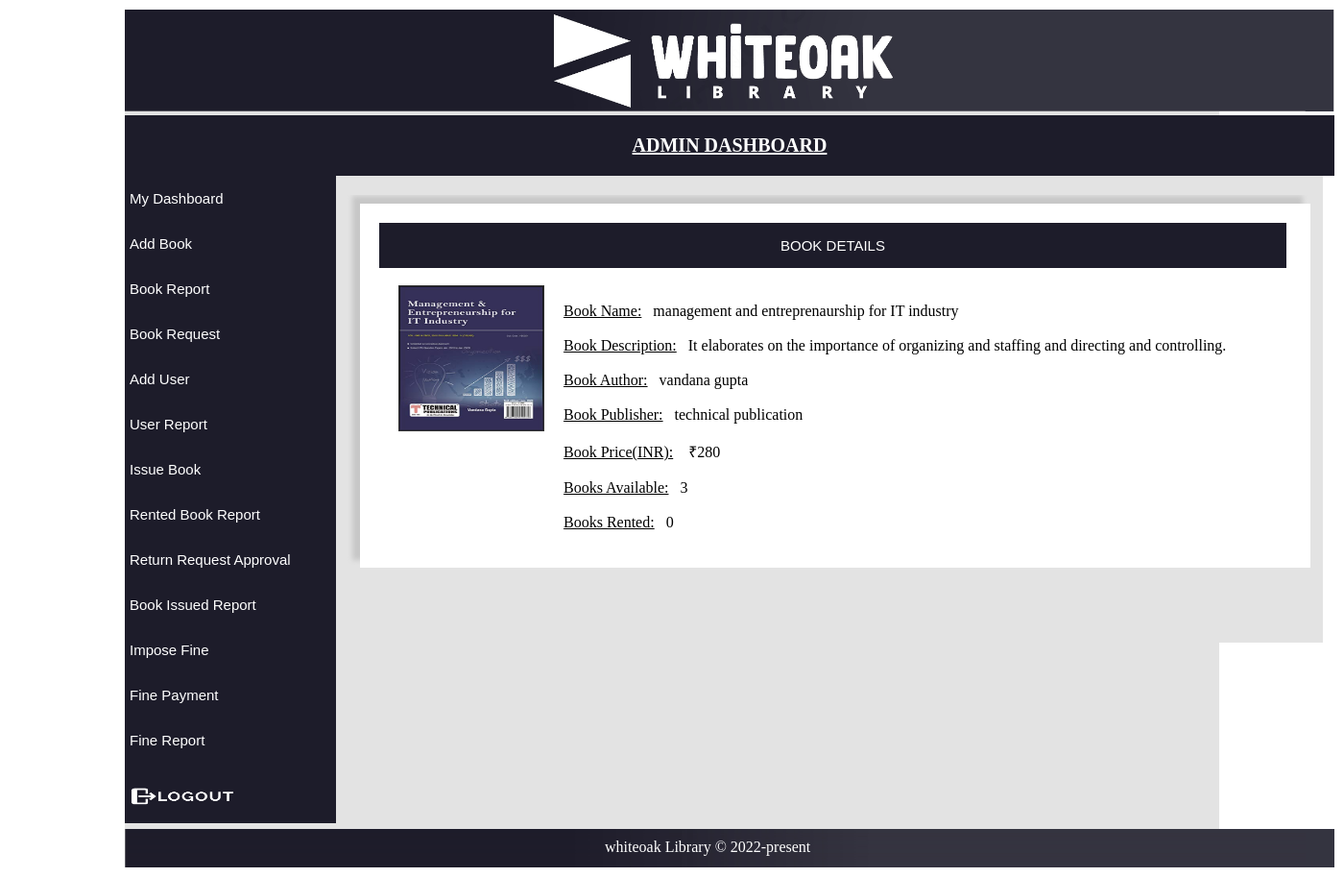
Page /admin_service_dashboard.php?viewid=1 (signed in) on the committed database.
### tables this page shows
CREATE TABLE `book` (
  `id` int(11) NOT NULL,
  `bookpic` varchar(25) NOT NULL,
  `bookname` varchar(50) NOT NULL,
  `bookdescription` varchar(150) NOT NULL,
  `bookauthor` varchar(25) NOT NULL,
  `bookpublication` varchar(50) NOT NULL,
  `bookprice` int(11) NOT NULL,
  `bookquantity` int(11) NOT NULL,
  `bookavailable` int(11) NOT NULL,
  `bookrented` int(11) NOT NULL
);

### db.php (called while the page is built, shortened)
<?php
class db{
    function setconnection(){
        try{
            $this->connection = new PDO("mysql:host=localhost; dbname=library_management_system","root","");
        }catch(PDOException $e){
            echo "connection failed";
        }
    }
}

### data_class.php (called while the page is built, shortened)
<?php
include("db.php");
class data extends db{
    function getbook(){
        $q = "select * from book";
        $data = $this->connection->query($q);
        return $data;
    }
    function getbookdetail($id){
        $q="select * from book where id ='$id'";
        $data=$this->connection->query($q);
        return $data;
    }
}

### admin_service_dashboard.php (the view, shortened to what this page needs)
<?php
include("data_class.php");
?>
<!DOCTYPE html>
<html>
    <head>
        <link rel="stylesheet" href="">
    </head>
    <body>
        <div class="container">
        <img src="pictures/logo.jpg" id="logo" height="auto" width="1260px">
        <div class="adminbutton"><div class="admintext"><b><u>ADMIN DASHBOARD</u></b></div></div>
        <div class="leftcontainer">
            <button class="sidebutton" onclick="openpart('dashboard')"><span>My Dashboard</span></button><br>
            <button class="sidebutton" onclick="openpart('addbook')"><span>Add Book</span></button><br>
            <button class="sidebutton" onclick="openpart('bookreport')"><span>Book Report</span></button><br>
            <button class="sidebutton" onclick="openpart('bookrequestapproval')"><span>Book Request</span></button><br>
            <button class="sidebutton" onclick="openpart('addperson')"><span>Add User</span></button><br>
            <button class="sidebutton" onclick="openpart('studentreport')"><span>User Report</span></button><br>
            <button class="sidebutton" onclick="openpart('issuebook')"><span>Issue Book</span></button><br>
            <button class="sidebutton" onclick="openpart('rentedbook')"><span>Rented Book Report</span></button><br>
            <button class="sidebutton" onclick="openpart('returnrequestbook')"><span>Return Request Approval</span></button><br>
            <button class="sidebutton" onclick="openpart('issuebookreport')"><span>Book Issued Report</span></button><br>
            <button class="sidebutton" onclick="openpart('collectfine')"><span>Impose Fine</span></button><br>
            <button class="sidebutton" onclick="openpart('finepay')"><span>Fine Payment</span></button><br>
            <button class="sidebutton" onclick="openpart('finereport')"><span>Fine Report</span></button><br>
            <button class="sidebutton"><span><a href="index.php"><img src="pictures/logout3.png" class="logoutbuttonimg" width="110px" height="20px"></a></span></button><br>
        </div>
        <div class="rightcontainer">
        </div>
        <div class="rightcontainer">
        </div>
        <div class="rightcontainer">
        </div>
        <div class="rightcontainer">
        </div>
        <div class="rightcontainer">
                    <?php
            $u=new data;
            $u->setconnection();
            $u->getbook();
            $recordset=$u->getbook();
            ?>
        </div>
        <div class="rightcontainer">
            <div id="bookdetail" class="innerright portion" style="<?php  if(!empty($_REQUEST['viewid'])){ $viewid=$_REQUEST['viewid'];} else {echo "display:none"; }?>"></br>
                <div class="innerportion">
                    <button class="innerheading">BOOK DETAILS</button>
                    <?php
            $u=new data;
            $u->setconnection();
            $u->getbookdetail($viewid);
            $recordset=$u->getbookdetail($viewid);
            foreach($recordset as $row){
                $bookimg= $row[1];
                $bookname= $row[2];
                $bookdescription= $row[3];
                $bookauthor= $row[4];
                $bookpublisher= $row[5];
                $bookprice= $row[6];
                $bookavailable= $row[8];
                $bookrent= $row[9];
            }
            ?>
            <img src="uploads/<?php echo $bookimg?>" width='150px' height='150px' margin-right='20px' class="bookdetailimage" style='border:1px solid #333333; float:left;margin-left:20px;margin-right:20px;'>
            <p style="color:black"><u>Book Name:</u> &nbsp&nbsp<?php echo $bookname ?></p><br>
            <p style="color:black"><u>Book Description:</u> &nbsp&nbsp<?php echo $bookdescription ?></p><br>
            <p style="color:black"><u>Book Author:</u> &nbsp&nbsp<?php echo $bookauthor ?></p><br>
            <p style="color:black"><u>Book Publisher:</u> &nbsp&nbsp<?php echo $bookpublisher ?></p><br>
            <p style="color:black"><u>Book Price(INR):</u> &nbsp&nbsp &#8377;<?php echo $bookprice ?></p><br>
            <p style="color:black"><u>Books Available:</u> &nbsp&nbsp<?php echo $bookavailable ?></p><br>
            <p style="color:black"><u>Books Rented:</u> &nbsp&nbsp<?php echo $bookrent ?></p><br>
                </div>
            </div>
        </div>
        <div class="rightcontainer">
        </div>
        <div class="rightcontainer">
        </div>
        <div class="rightcontainer">
        </div>
        <div class="rightcontainer">
        </div>
        <div class="rightcontainer">
        </div>
        <div class="rightcontainer">
        </div>
        <div class="rightcontainer">
        </div>
        <div class="rightcontainer">
        </div>
        <footer id="footerimg">
                <p id="footertext">whiteoak Library &copy; 2022-present</p>
            </footer>
    </body>
</html>

### admin_service_dashboard.php (style rules this page uses)
* { padding: 0px; margin: 0px; }
.container { margin: 10px 130px; height: auto; width: auto; background-color:RGB(227 227 227); }
.leftcontainer { float: left; width: auto; margin-bottom: 10px; }
.rightcontainer { float: left; width:1018px; background-color:RGB(227 227 227); align-content: center; height:auto; padding-bottom: 20px; position: absolute; margin-left: 230px; }
.innerheading { background-color: rgb(29,28,42); color: white; padding:15px 5px; border: none; float: none; width: 945px; text-align: center; font-size: 15PX; }
.innerportion { margin-top:11px; margin-left: 15px; padding:20px; background-color:white; width: 950px; box-shadow:-8px -8px 5px RGB(199 199 199); }
.sidebutton { background-color: rgb(29,28,42); color: white; padding:15px 5px; border: none; float: none; width: 220px; text-align: left; cursor: pointer; font-size: 15PX; }
.adminbutton { background-color: rgb(29,28,42); color: white; border: none; width: 1260px; height: auto; text-align: center; }
.admintext { background-color: rgb(29,28,42); color: white; padding: 20px 5px; border: none; float: none; font-size: 20px; }
.logoutbuttonimg { float: right; cursor: pointer; padding-top:10px ; padding-right: 3px; }
.sidebutton span { cursor: pointer; display: inline-block; position: relative; transition: 0.3s; }
.sidebutton span:after { content: '\00bb'; position: absolute; opacity: 0; top: 8px; right: -17px; transition: 0.5s; }
a { text-decoration: none; color: white; }
footer { background-image: url('pictures/footer background.jpg'); background-repeat: no-repeat; background-size: cover; width:1260px ; height: 40px; color: white; margin-top: 680px; }
#footertext { padding-left: 500px; padding-top: 10px; }
.bookdetailimage { margin-bottom:200px; }

### rows in the picture
book: bookpic (picture), bookname "management and entreprenaurship for IT industry", bookdescription "It elaborates on the importance of organizing and staffing and directing and controlling.", bookauthor "vandana gupta", bookpublication "technical publication", bookprice "280", bookavailable "3", bookrented "0"
